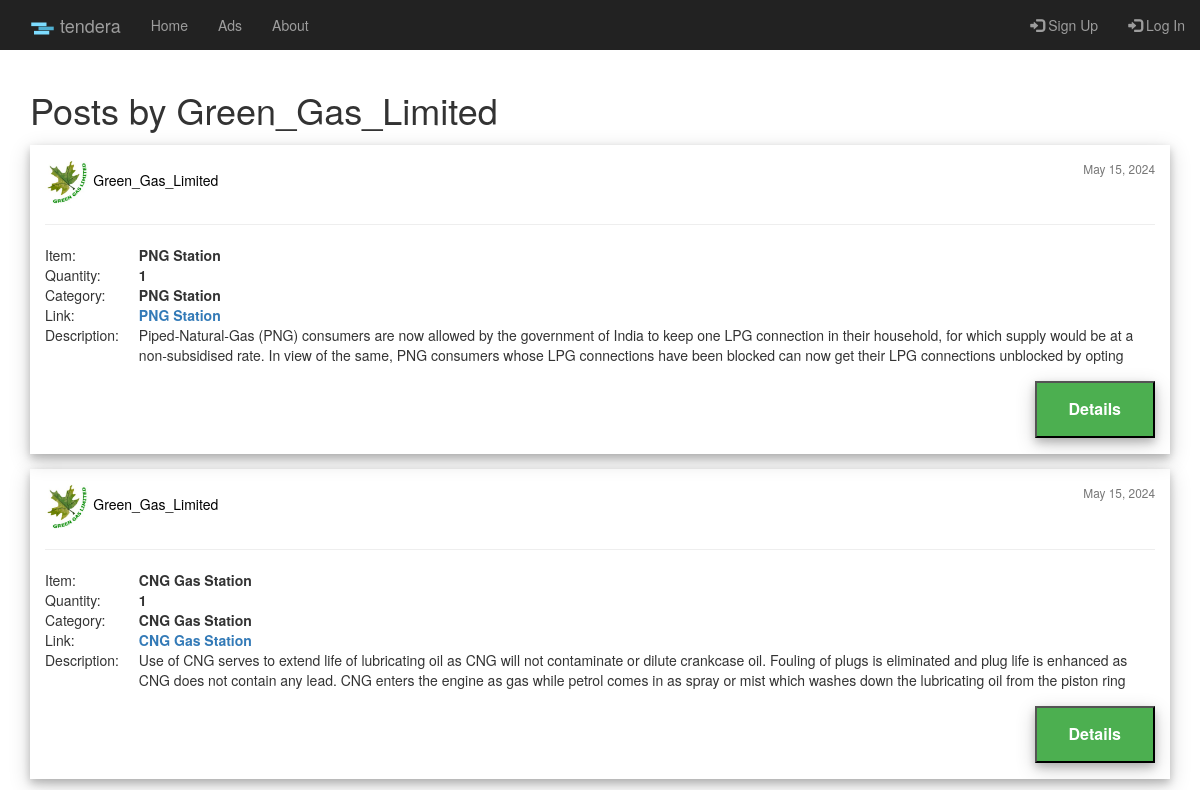
Before: /post/user/Green_Gas_Limited with the older database file.
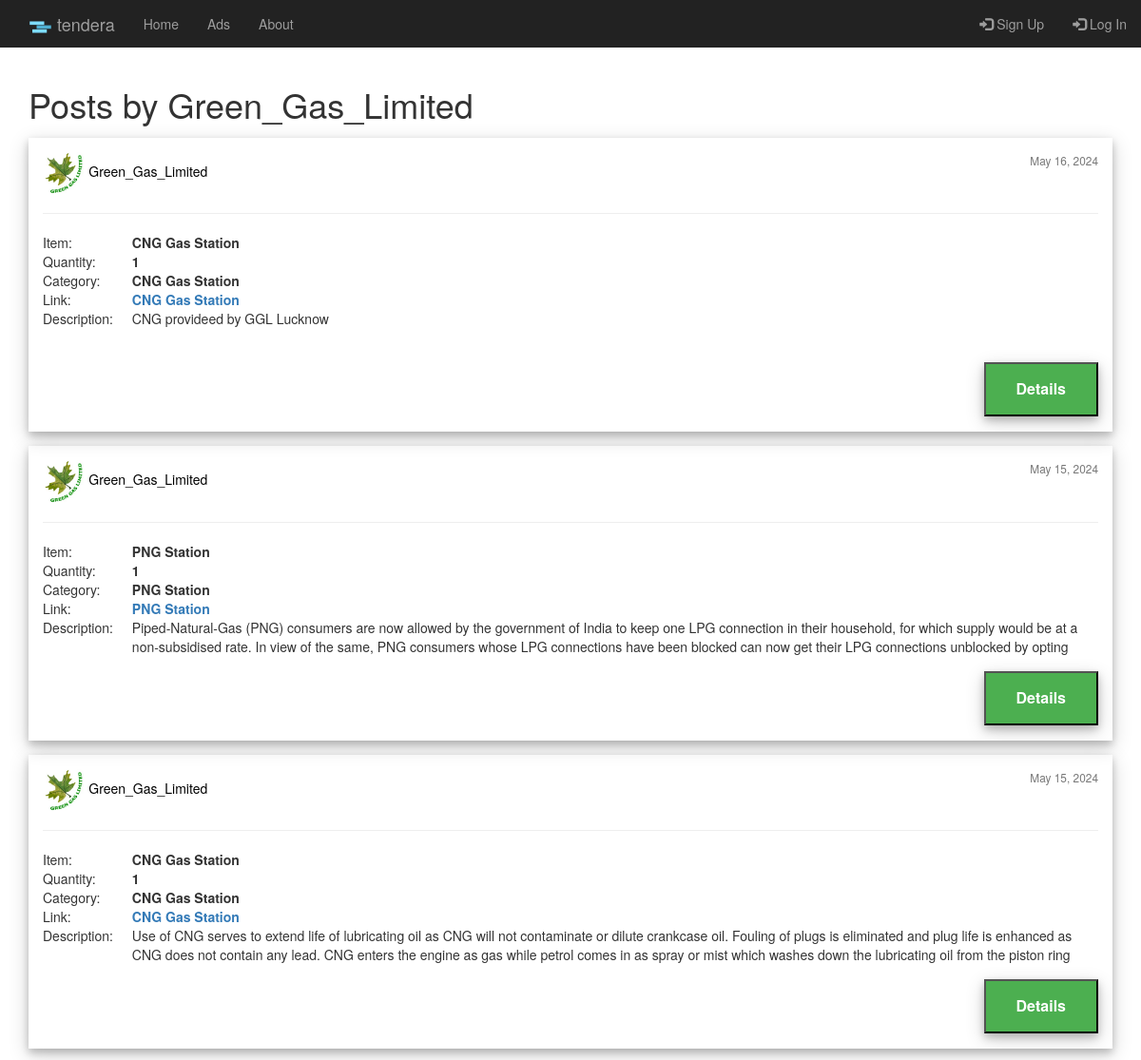
After: the same page with the newer database file.
### post/models.py (models this page shows, shortened)
class Post(models.Model):
	category = models.CharField(max_length=50)
	item = models.CharField(max_length=100)
	quantity = models.IntegerField(default=0)
	document = models.FileField(upload_to='tender_docs/')
	description = models.TextField()
	elegibility = models.TextField(default='Elegibility')
	date_posted = models.DateTimeField(auto_now_add= True)
	author = models.ForeignKey(User, on_delete = models.CASCADE)

### users/models.py (models this page shows, shortened)
class UserProfile(models.Model):
	user = models.OneToOneField(User, on_delete = models.CASCADE)
	image = models.ImageField(default= 'default_pic.jpg', upload_to = 'user_pics')

### post/views.py (the view)
# urls.py: path('user/<str:username>', UserPostListView.as_view(), name='user-posts'),
class UserPostListView(ListView):
	model = Post
	template_name = 'post/user_posts.html'
	context_object_name = 'posts'
	def get_queryset(self):
		user = get_object_or_404(User, username= self.kwargs.get('username'))
		return Post.objects.filter(author= user).order_by('-date_posted')

### post/templates/post/user_posts.html (shortened to what this page needs)
{% extends "post/base.html" %}
{% block content %}
  <h1 class="mb-3">Posts by {{ view.kwargs.username }}</h1>
	{% for post in posts %}
		<article class="media content-section" style="box-shadow: 0 4px 8px 0 rgba(0, 0, 0, 0.2), 0 6px 20px 0 rgba(0, 0, 0, 0.19);">
      <div style="padding: 15px;">
        <img class=" img-rounded article-imag" style="width: 4%; height: 4%" src="{{ post.author.userprofile.image.url }}">
      <a class="mr-2" href="{% url 'user-posts' post.author.username %}" style="color: black">{{ post.author }}</a>
      <small style="float: right" class="text-muted">{{ post.date_posted|date:"F d, Y" }}</small>
      <hr>
      <table>
        <tr>
          <td>
            Item:
          </td>
          <td class="second-dat">
            <b>{{ post.item }}</b>
          </td>
        </tr>
        <tr>
          <td>
            Quantity:
          </td>
          <td class="second-dat">
            <b>{{ post.quantity }}</b>
          </td>
        </tr>
        <tr>
          <td>
            Category:
          </td>
          <td class="second-dat">
            <b>{{ post.item }}</b>
          </td>
        </tr>
        <tr>
          <td>
            Link:
          </td>
          <td class="second-dat">
            <b><a href="{{ post.document.url }}">{{ post.item }}</a></b>
          </td>
        </tr>
        <tr>
          <td style="vertical-align: top">
            Description:
          </td>
          <td class="second-dat">
            <div style="height: 40px; overflow: hidden;">
               <p class="article-content">{{ post.description }}</p>
           </div>
          </td>
        </tr>
      </table>
        <a href="{% url 'post-detail' post.id %}"><button class="button_post" style="box-shadow: 0 4px 8px 0 rgba(0, 0, 0, 0.2), 0 6px 20px 0 rgba(0, 0, 0, 0.19);"><b>Details</b></button></a>
      </div>
    </article>
	{% endfor %}
{% endblock content %}

Changed rows visible on the page:
added Post: author.userprofile.image (picture), author "Green_Gas_Limited", date_posted "May 16, 2024", item "CNG Gas Station", quantity "1", description "CNG provideed by GGL Lucknow"
